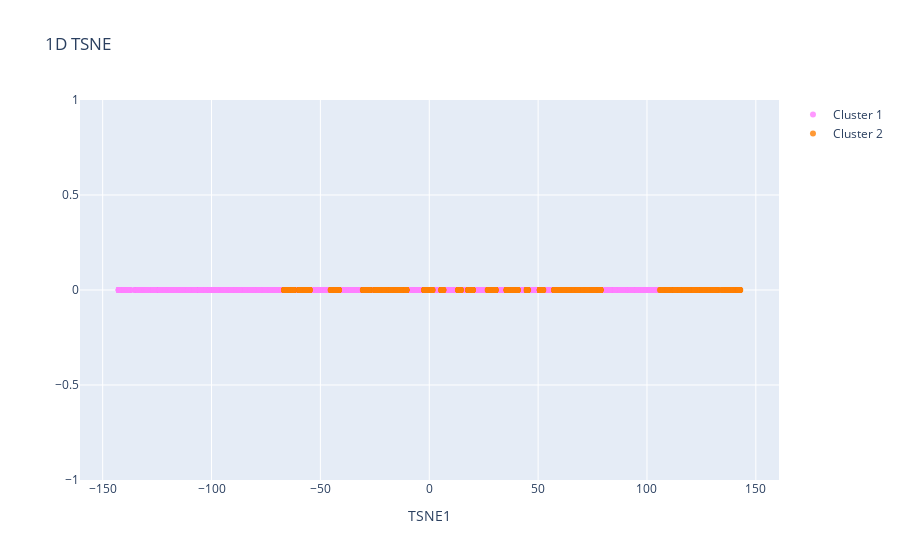
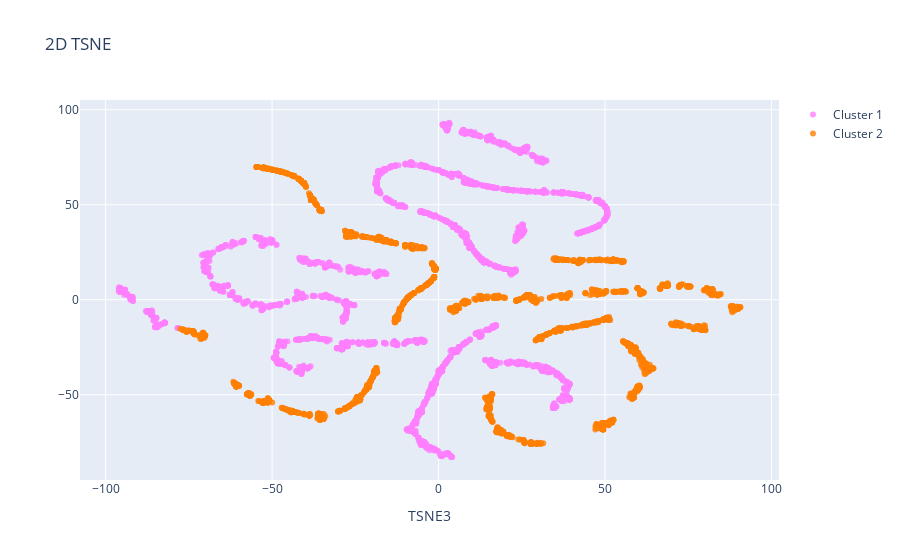
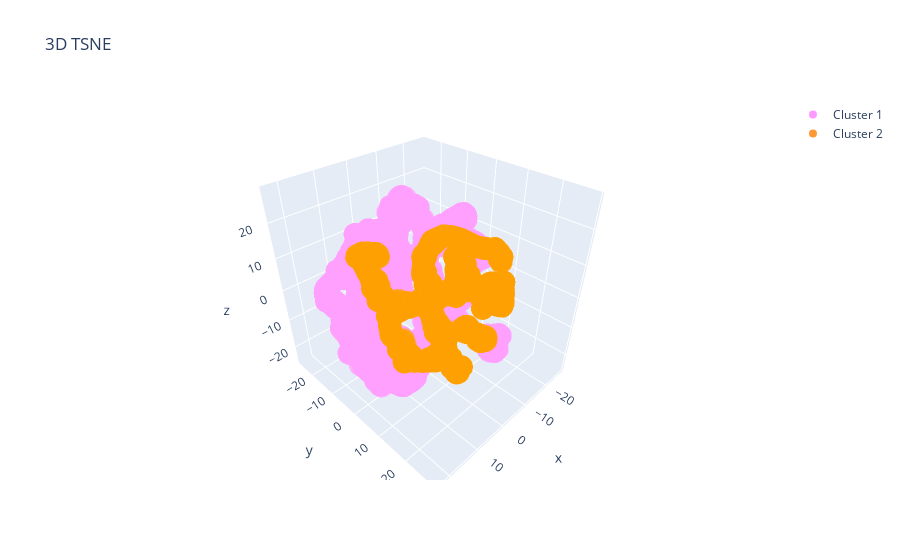

These figures' notebook cell, in order:
### Code cell
model_tsne1d_visualize(model_kmeans, clusters_kmeans, convertedDataset_array)
model_tsne2d_visualize(model_kmeans, clusters_kmeans, convertedDataset_array)
model_tsne3d_visualize(model_kmeans, clusters_kmeans, convertedDataset_array)

### Figure 1 — Plotly figure (JSON) as saved in the notebook; plotly's stock layout.template omitted (floating-point values rounded to 4 significant figures; data arrays with more than 128 entries replaced by an {"elided": "..."} marker saying what was removed)
{"data": [{"marker": {"color": "rgba(255, 128, 255, 0.8)"}, "mode": "markers", "name": "Cluster 1", "type": "scatter", "x": {"elided": "3245 float values"}, "y": {"elided": "3245 int values"}}, {"marker": {"color": "rgba(255, 128, 2, 0.8)"}, "mode": "markers", "name": "Cluster 2", "type": "scatter", "x": {"elided": "2330 float values"}, "y": {"elided": "2330 int values"}}], "layout": {"title": {"text": "1D TSNE"}, "xaxis": {"ticklen": 5, "title": {"text": "TSNE1"}, "zeroline": false}, "yaxis": {"ticklen": 5, "title": {"text": ""}, "zeroline": false}}}

### Figure 2 — Plotly figure (JSON) as saved in the notebook; plotly's stock layout.template omitted (floating-point values rounded to 4 significant figures; data arrays with more than 128 entries replaced by an {"elided": "..."} marker saying what was removed)
{"data": [{"marker": {"color": "rgba(255, 128, 255, 0.8)"}, "mode": "markers", "name": "Cluster 1", "type": "scatter", "x": {"elided": "3245 float values"}, "y": {"elided": "3245 float values"}}, {"marker": {"color": "rgba(255, 128, 2, 0.8)"}, "mode": "markers", "name": "Cluster 2", "type": "scatter", "x": {"elided": "2330 float values"}, "y": {"elided": "2330 float values"}}], "layout": {"title": {"text": "2D TSNE"}, "xaxis": {"ticklen": 5, "title": {"text": "TSNE3"}, "zeroline": false}, "yaxis": {"ticklen": 5, "title": {"text": ""}, "zeroline": false}}}

### Figure 3 — Plotly figure (JSON) as saved in the notebook; plotly's stock layout.template omitted (floating-point values rounded to 4 significant figures; data arrays with more than 128 entries replaced by an {"elided": "..."} marker saying what was removed)
{"data": [{"marker": {"color": "rgba(255, 128, 255, 0.8)"}, "mode": "markers", "name": "Cluster 1", "type": "scatter3d", "x": {"elided": "3245 float values"}, "y": {"elided": "3245 float values"}, "z": {"elided": "3245 float values"}}, {"marker": {"color": "rgba(255, 128, 2, 0.8)"}, "mode": "markers", "name": "Cluster 2", "type": "scatter3d", "x": {"elided": "2330 float values"}, "y": {"elided": "2330 float values"}, "z": {"elided": "2330 float values"}}], "layout": {"title": {"text": "3D TSNE"}, "xaxis": {"ticklen": 5, "title": {"text": "TSNE3"}, "zeroline": false}, "yaxis": {"ticklen": 5, "title": {"text": ""}, "zeroline": false}}}
